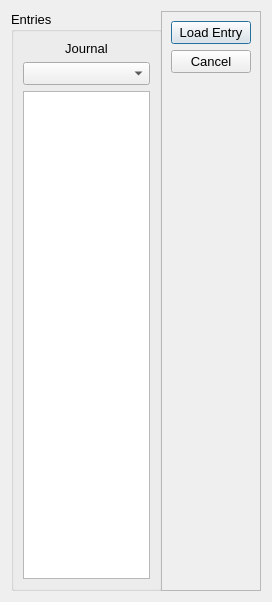
<?xml version="1.0" encoding="UTF-8"?>
<ui version="4.0">
 <class>LoadDialog</class>
 <widget class="QDialog" name="LoadDialog">
  <property name="geometry">
   <rect>
    <x>0</x>
    <y>0</y>
    <width>272</width>
    <height>602</height>
   </rect>
  </property>
  <property name="sizePolicy">
   <sizepolicy hsizetype="Fixed" vsizetype="Fixed">
    <horstretch>0</horstretch>
    <verstretch>0</verstretch>
   </sizepolicy>
  </property>
  <property name="minimumSize">
   <size>
    <width>272</width>
    <height>602</height>
   </size>
  </property>
  <property name="maximumSize">
   <size>
    <width>272</width>
    <height>602</height>
   </size>
  </property>
  <property name="font">
   <font>
    <pointsize>10</pointsize>
   </font>
  </property>
  <property name="windowTitle">
   <string>LoadEntry</string>
  </property>
  <layout class="QVBoxLayout" name="verticalLayout_2">
   <item>
    <layout class="QHBoxLayout" name="horizontalLayout">
     <item>
      <widget class="QGroupBox" name="groupBox">
       <property name="sizePolicy">
        <sizepolicy hsizetype="Expanding" vsizetype="Preferred">
         <horstretch>0</horstretch>
         <verstretch>0</verstretch>
        </sizepolicy>
       </property>
       <property name="minimumSize">
        <size>
         <width>151</width>
         <height>0</height>
        </size>
       </property>
       <property name="maximumSize">
        <size>
         <width>151</width>
         <height>16777215</height>
        </size>
       </property>
       <property name="title">
        <string>Entries</string>
       </property>
       <layout class="QVBoxLayout" name="verticalLayout">
        <item>
         <widget class="QLabel" name="label_journ_sel">
          <property name="text">
           <string>Journal</string>
          </property>
          <property name="alignment">
           <set>Qt::AlignCenter</set>
          </property>
         </widget>
        </item>
        <item>
         <widget class="QComboBox" name="journ_sel"/>
        </item>
        <item>
         <widget class="QListWidget" name="list_entries">
          <property name="sizePolicy">
           <sizepolicy hsizetype="Expanding" vsizetype="Expanding">
            <horstretch>0</horstretch>
            <verstretch>0</verstretch>
           </sizepolicy>
          </property>
          <property name="maximumSize">
           <size>
            <width>16777215</width>
            <height>16777215</height>
           </size>
          </property>
         </widget>
        </item>
       </layout>
      </widget>
     </item>
     <item>
      <widget class="QFrame" name="frame">
       <property name="sizePolicy">
        <sizepolicy hsizetype="Fixed" vsizetype="Preferred">
         <horstretch>0</horstretch>
         <verstretch>0</verstretch>
        </sizepolicy>
       </property>
       <property name="frameShape">
        <enum>QFrame::StyledPanel</enum>
       </property>
       <property name="frameShadow">
        <enum>QFrame::Raised</enum>
       </property>
       <layout class="QVBoxLayout" name="verticalLayout_3">
        <item>
         <widget class="QPushButton" name="b_load_entry">
          <property name="text">
           <string>Load Entry</string>
          </property>
         </widget>
        </item>
        <item>
         <widget class="QPushButton" name="b_cancel">
          <property name="text">
           <string>Cancel</string>
          </property>
         </widget>
        </item>
        <item>
         <spacer name="verticalSpacer">
          <property name="orientation">
           <enum>Qt::Vertical</enum>
          </property>
          <property name="sizeHint" stdset="0">
           <size>
            <width>20</width>
            <height>40</height>
           </size>
          </property>
         </spacer>
        </item>
       </layout>
      </widget>
     </item>
    </layout>
   </item>
  </layout>
 </widget>
 <resources/>
 <connections/>
</ui>
